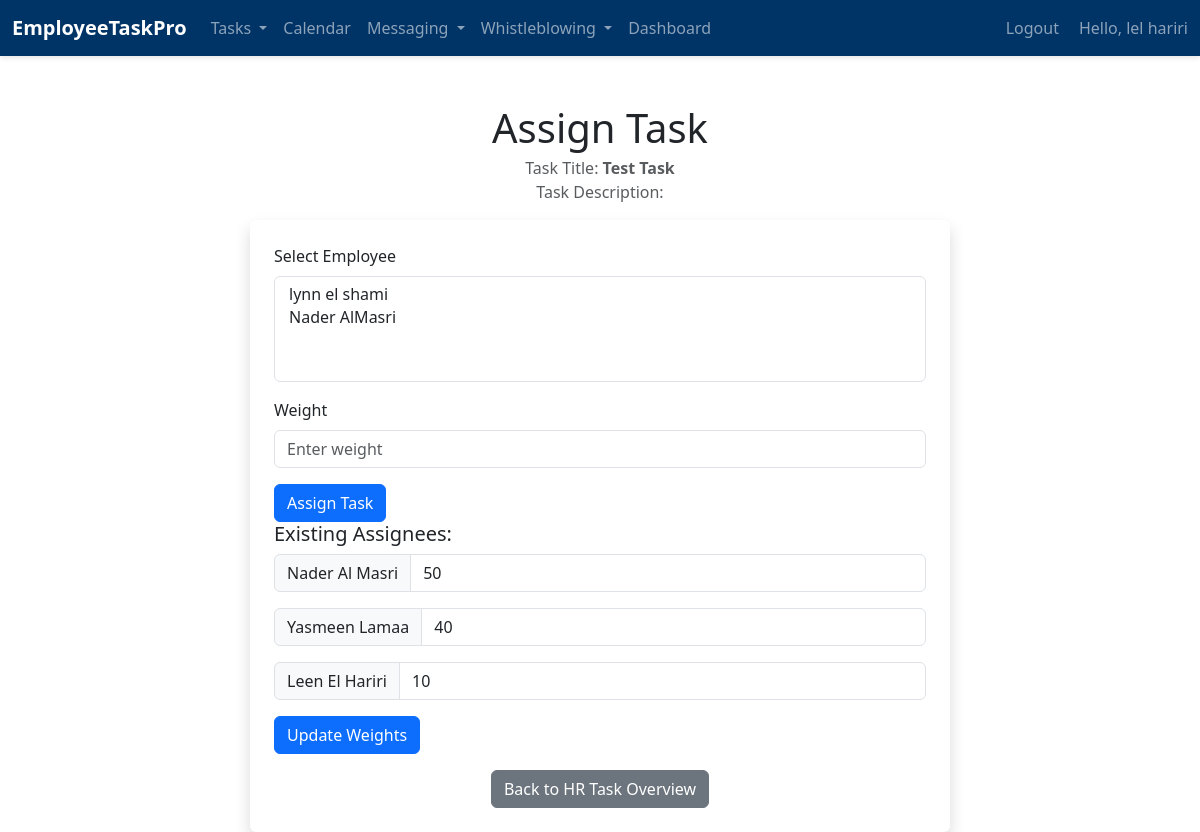
/emp/assign-task/34/ (signed in), run on an earlier commit of the app's database.
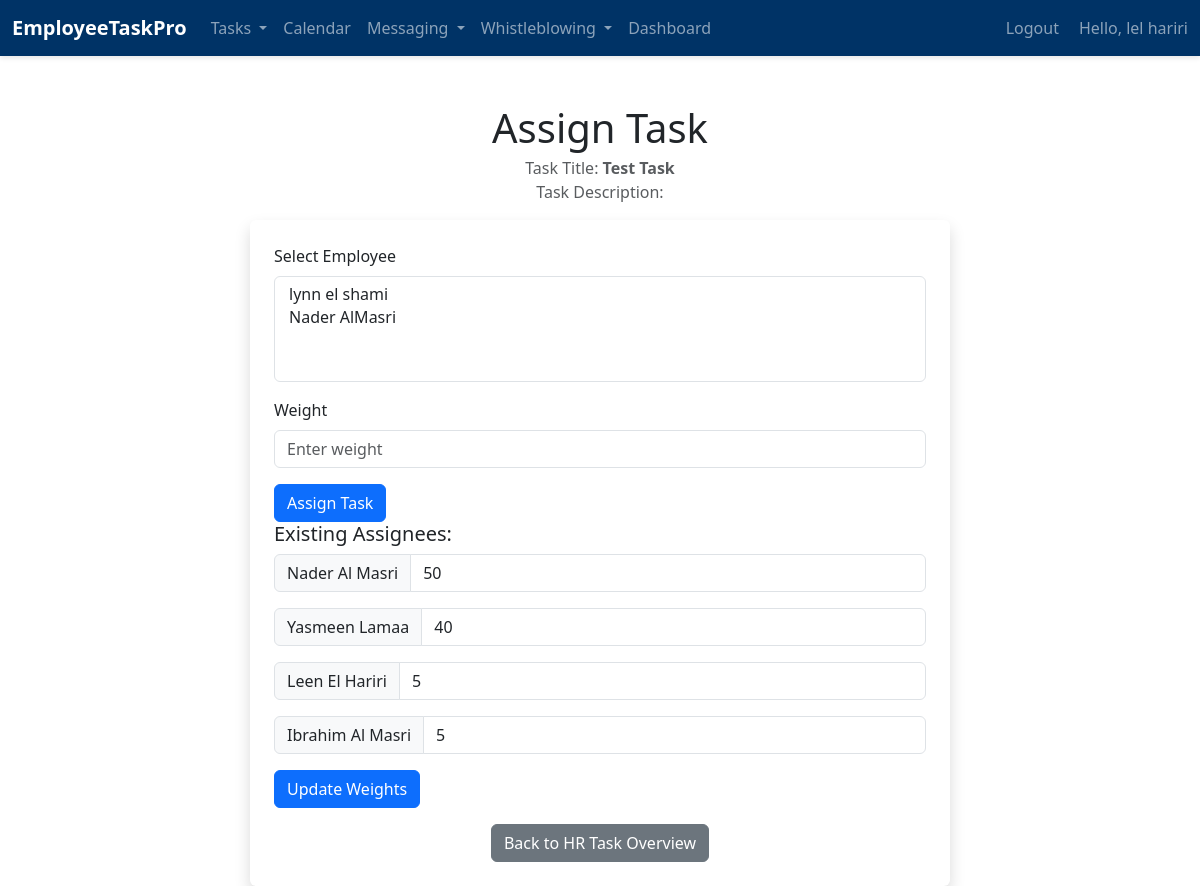
And on a later commit of the database.
### emp/models.py (models this page shows, shortened)
class TaskAssignee(models.Model):
    task = models.ForeignKey('Task', on_delete=models.CASCADE)
    emp = models.ForeignKey('Emp', on_delete=models.CASCADE)
    weight = models.IntegerField(help_text='Percentage of task responsibility')
    status = models.CharField(
        max_length=50,
        choices=[('Not Started', 'Not Started'), ('In Progress', 'In Progress'), ('Completed', 'Completed')],
        default='Not Started'
    )
    progress = models.IntegerField(default=0, help_text='Specific progress for tasks that are "In Progress"', validators=[MinValueValidator(0), MaxValueValidator(100)])
    class Meta:
        unique_together = ('task', 'emp')

class Emp(models.Model):
    firstname=models.CharField(max_length=200)
    fathername=models.CharField(max_length=200)
    lastname=models.CharField(max_length=200)
    gender = models.TextField(blank=True,null= True)
    dob = models.DateField(blank=True,null= True)
    emp_id=models.CharField(max_length=200)
    phone = models.CharField(max_length=20, null=True)
    email = models.EmailField(null=True)
    date_hired = models.DateField(default=timezone.now)
    salary = models.FloatField(default=0)
    date_added = models.DateTimeField(default=timezone.now)
    date_updated = models.DateTimeField(auto_now=True)
    address = models.CharField(max_length=100, null=True)
    status=models.BooleanField(default=True)
    department=models.CharField(max_length=200, null=True)
    user = models.OneToOneField(User, on_delete=models.CASCADE, null=True)

### emp/views.py (the view, shortened to what this page needs)
# urls.py: path('assign-task/<int:task_id>/', assign_task, name='assign_task'),  # URL for assigning a task
@login_required
def assign_task(request, task_id):
    task = get_object_or_404(Task, pk=task_id)
    unassigned_employees = Emp.objects.exclude(taskassignee__task=task).filter(status=True)
    existing_assignees = TaskAssignee.objects.filter(task=task)
    context = {
        'task': task,
        'unassigned_employees': unassigned_employees,
        'existing_assignees': existing_assignees,
    }
    return render(request, 'emp/assign_task.html', context)

### emp/context_processors.py (called while the page is built)
def user_roles(request):
    is_hr_or_manager = request.user.groups.filter(name__in=['HR', 'Manager']).exists()
    is_employee = request.user.groups.filter(name='Employee').exists()
    return {
        'is_hr_or_manager': is_hr_or_manager,
        'is_employee': is_employee,
    }

### templates/emp/assign_task.html (shortened to what this page needs)
{% load static %}
<!doctype html>
<html lang="en">
<head>
    <link href="https://cdn.jsdelivr.net/npm/bootstrap@5.2.2/dist/css/bootstrap.min.css" rel="stylesheet">
    <link rel="stylesheet" href="{% static 'css/assigntask.css' %}">
    <link href="https://cdn.jsdelivr.net/npm/bootstrap@5.3.0/dist/css/bootstrap.min.css" rel="stylesheet">
</head>
<body>
    {% include 'emp/navbar.html' %}
    <div class="container mt-5">
        <h1 class="text-center mb-1">Assign Task</h1>
        <p class="text-muted text-center">Task Title: <strong>{{ task.title }}</strong><br>Task Description: <strong>{{ task.description }}</strong></p>
        <div class="assignment-form shadow p-4 rounded">
            <form method="post" id="assignTaskForm">
                <div class="mb-3">
                    <label for="employees" class="form-label">Select Employee</label>
                    <select name="employees" id="employees" class="form-select" multiple>
                        {% for emp in unassigned_employees %}
                            <option value="{{ emp.id }}">{{ emp.firstname }} {{ emp.lastname }}</option>
                        {% endfor %}
                    </select>
                </div>
                <div class="mb-3">
                    <label for="weights" class="form-label">Weight</label>
                    <input type="number" name="weights" id="weights" class="form-control" placeholder="Enter weight">
                </div>
                <button type="submit" class="btn btn-primary">Assign Task</button>
            </form>
            {% if existing_assignees %}
                <div class="mb-3">
                    <h5>Existing Assignees:</h5>
                    <form method="post" action="{% url 'emp:update_weights' task.id %}">
                        {% for assignee in existing_assignees %}
                            <div class="input-group mb-3">
                                <span class="input-group-text">{{ assignee.emp.firstname }} {{ assignee.emp.lastname }}</span>
                                <input type="number" name="existing_weight_{{ assignee.id }}" class="form-control" placeholder="Enter weight" value="{{ assignee.weight }}">
                            </div>
                        {% endfor %}
                        <button type="submit" class="btn btn-primary">Update Weights</button>
                    </form>
                </div>
            {% endif %}
             <div class="text-center">
                <a href="{% url 'emp:hr_task_overview' %}" class="btn btn-secondary">Back to HR Task Overview</a>
            </div>
        </div>
    </div>
</body>
</html>

What changed in the data, as far as the page shows it:
changed TaskAssignee "Leen": weight "10" → "5"
added TaskAssignee: emp.firstname "Ibrahim", emp.lastname "Al Masri", weight "5"
